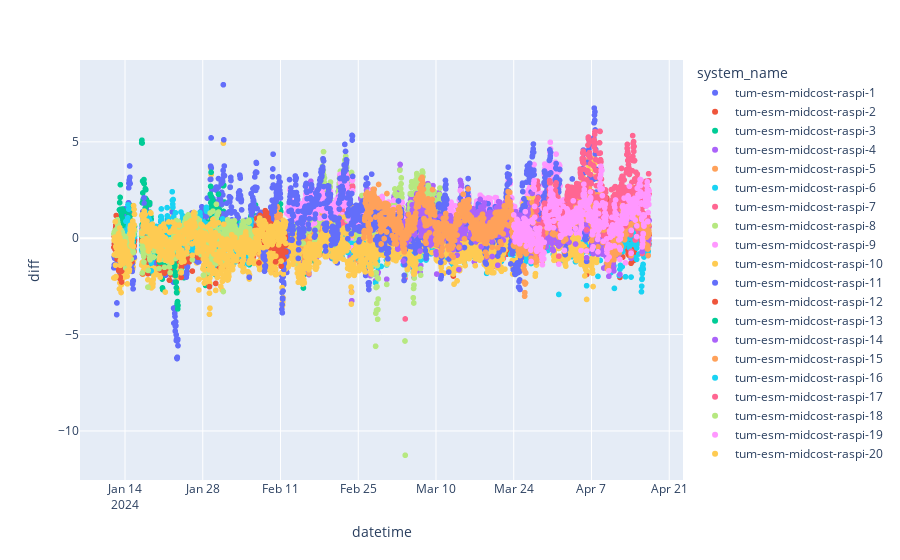
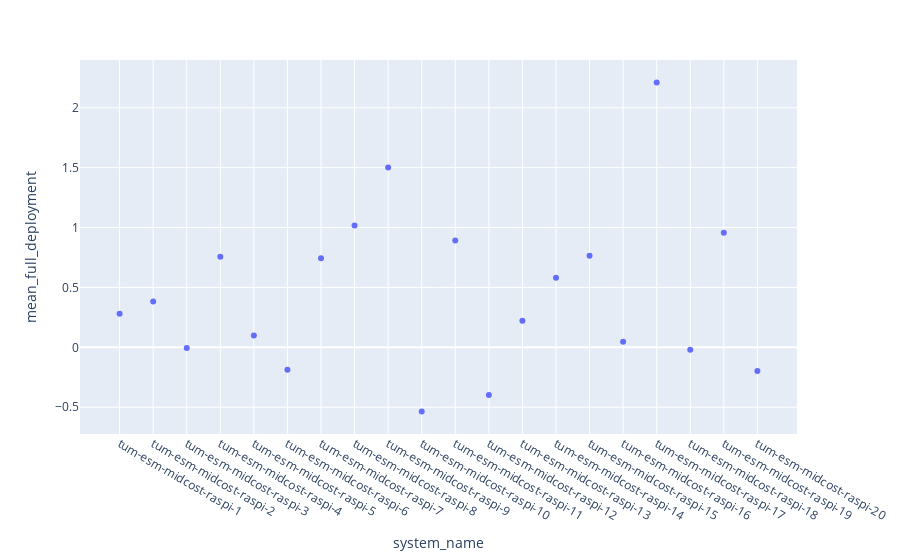
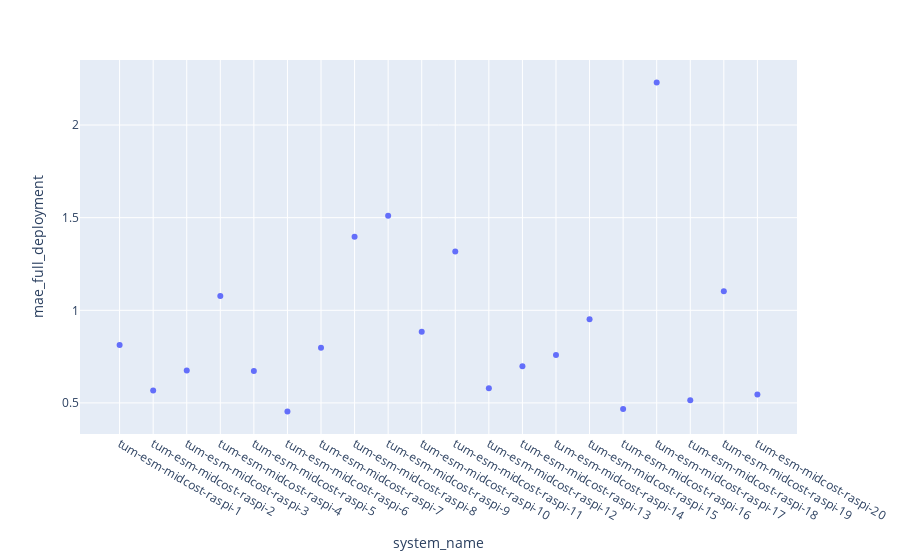
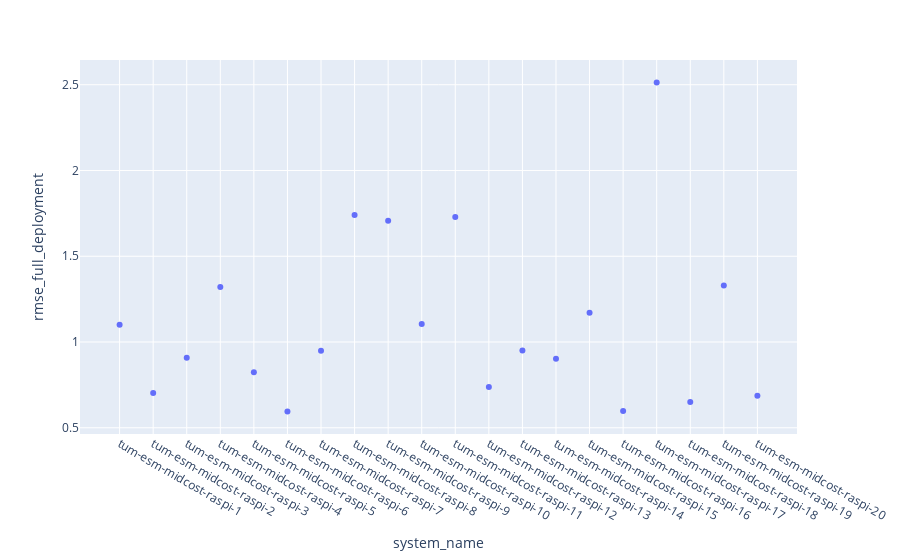

Here is the notebook cell these charts were saved with, in order:
### Code cell
fig = px.scatter(df, x="datetime", y="diff", color = "system_name")
fig.show()
fig = px.scatter(df_sbs, x="system_name", y="mean_full_deployment")
fig.show()
fig = px.scatter(df_sbs, x="system_name", y="mae_full_deployment")
fig.show()
fig = px.scatter(df_sbs, x="system_name", y="rmse_full_deployment")
fig.show()

### Figure 1 — Plotly figure (JSON) as saved in the notebook; plotly's stock layout.template omitted (floating-point values rounded to 4 significant figures; data arrays with more than 128 entries replaced by an {"elided": "..."} marker saying what was removed)
{"data": [{"hovertemplate": "system_name=tum-esm-midcost-raspi-1<br>datetime=%{x}<br>diff=%{y}<extra></extra>", "legendgroup": "tum-esm-midcost-raspi-1", "marker": {"color": "#636efa", "symbol": "circle"}, "mode": "markers", "name": "tum-esm-midcost-raspi-1", "showlegend": true, "type": "scattergl", "x": {"elided": "479 str values"}, "xaxis": "x", "y": {"elided": "479 float values"}, "yaxis": "y"}, {"hovertemplate": "system_name=tum-esm-midcost-raspi-2<br>datetime=%{x}<br>diff=%{y}<extra></extra>", "legendgroup": "tum-esm-midcost-raspi-2", "marker": {"color": "#EF553B", "symbol": "circle"}, "mode": "markers", "name": "tum-esm-midcost-raspi-2", "showlegend": true, "type": "scattergl", "x": {"elided": "850 str values"}, "xaxis": "x", "y": {"elided": "850 float values"}, "yaxis": "y"}, {"hovertemplate": "system_name=tum-esm-midcost-raspi-3<br>datetime=%{x}<br>diff=%{y}<extra></extra>", "legendgroup": "tum-esm-midcost-raspi-3", "marker": {"color": "#00cc96", "symbol": "circle"}, "mode": "markers", "name": "tum-esm-midcost-raspi-3", "showlegend": true, "type": "scattergl", "x": {"elided": "855 str values"}, "xaxis": "x", "y": {"elided": "855 float values"}, "yaxis": "y"}, {"hovertemplate": "system_name=tum-esm-midcost-raspi-4<br>datetime=%{x}<br>diff=%{y}<extra></extra>", "legendgroup": "tum-esm-midcost-raspi-4", "marker": {"color": "#ab63fa", "symbol": "circle"}, "mode": "markers", "name": "tum-esm-midcost-raspi-4", "showlegend": true, "type": "scattergl", "x": {"elided": "841 str values"}, "xaxis": "x", "y": {"elided": "841 float values"}, "yaxis": "y"}, {"hovertemplate": "system_name=tum-esm-midcost-raspi-5<br>datetime=%{x}<br>diff=%{y}<extra></extra>", "legendgroup": "tum-esm-midcost-raspi-5", "marker": {"color": "#FFA15A", "symbol": "circle"}, "mode": "markers", "name": "tum-esm-midcost-raspi-5", "showlegend": true, "type": "scattergl", "x": {"elided": "455 str values"}, "xaxis": "x", "y": {"elided": "455 float values"}, "yaxis": "y"}, {"hovertemplate": "system_name=tum-esm-midcost-raspi-6<br>datetime=%{x}<br>diff=%{y}<extra></extra>", "legendgroup": "tum-esm-midcost-raspi-6", "marker": {"color": "#19d3f3", "symbol": "circle"}, "mode": "markers", "name": "tum-esm-midcost-raspi-6", "showlegend": true, "type": "scattergl", "x": {"elided": "1378 str values"}, "xaxis": "x", "y": {"elided": "1378 float values"}, "yaxis": "y"}, {"hovertemplate": "system_name=tum-esm-midcost-raspi-7<br>datetime=%{x}<br>diff=%{y}<extra></extra>", "legendgroup": "tum-esm-midcost-raspi-7", "marker": {"color": "#FF6692", "symbol": "circle"}, "mode": "markers", "name": "tum-esm-midcost-raspi-7", "showlegend": true, "type": "scattergl", "x": {"elided": "1354 str values"}, "xaxis": "x", "y": {"elided": "1354 float values"}, "yaxis": "y"}, {"hovertemplate": "system_name=tum-esm-midcost-raspi-8<br>datetime=%{x}<br>diff=%{y}<extra></extra>", "legendgroup": "tum-esm-midcost-raspi-8", "marker": {"color": "#B6E880", "symbol": "circle"}, "mode": "markers", "name": "tum-esm-midcost-raspi-8", "showlegend": true, "type": "scattergl", "x": {"elided": "671 str values"}, "xaxis": "x", "y": {"elided": "671 float values"}, "yaxis": "y"}, {"hovertemplate": "system_name=tum-esm-midcost-raspi-9<br>datetime=%{x}<br>diff=%{y}<extra></extra>", "legendgroup": "tum-esm-midcost-raspi-9", "marker": {"color": "#FF97FF", "symbol": "circle"}, "mode": "markers", "name": "tum-esm-midcost-raspi-9", "showlegend": true, "type": "scattergl", "x": {"elided": "1113 str values"}, "xaxis": "x", "y": {"elided": "1113 float values"}, "yaxis": "y"}, {"hovertemplate": "system_name=tum-esm-midcost-raspi-10<br>datetime=%{x}<br>diff=%{y}<extra></extra>", "legendgroup": "tum-esm-midcost-raspi-10", "marker": {"color": "#FECB52", "symbol": "circle"}, "mode": "markers", "name": "tum-esm-midcost-raspi-10", "showlegend": true, "type": "scattergl", "x": {"elided": "2018 str values"}, "xaxis": "x", "y": {"elided": "2018 float values"}, "yaxis": "y"}, {"hovertemplate": "system_name=tum-esm-midcost-raspi-11<br>datetime=%{x}<br>diff=%{y}<extra></extra>", "legendgroup": "tum-esm-midcost-raspi-11", "marker": {"color": "#636efa", "symbol": "circle"}, "mode": "markers", "name": "tum-esm-midcost-raspi-11", "showlegend": true, "type": "scattergl", "x": {"elided": "2042 str values"}, "xaxis": "x", "y": {"elided": "2042 float values"}, "yaxis": "y"}, {"hovertemplate": "system_name=tum-esm-midcost-raspi-12<br>datetime=%{x}<br>diff=%{y}<extra></extra>", "legendgroup": "tum-esm-midcost-raspi-12", "marker": {"color": "#EF553B", "symbol": "circle"}, "mode": "markers", "name": "tum-esm-midcost-raspi-12", "showlegend": true, "type": "scattergl", "x": {"elided": "712 str values"}, "xaxis": "x", "y": {"elided": "712 float values"}, "yaxis": "y"}, {"hovertemplate": "system_name=tum-esm-midcost-raspi-13<br>datetime=%{x}<br>diff=%{y}<extra></extra>", "legendgroup": "tum-esm-midcost-raspi-13", "marker": {"color": "#00cc96", "symbol": "circle"}, "mode": "markers", "name": "tum-esm-midcost-raspi-13", "showlegend": true, "type": "scattergl", "x": {"elided": "389 str values"}, "xaxis": "x", "y": {"elided": "389 float values"}, "yaxis": "y"}, {"hovertemplate": "system_name=tum-esm-midcost-raspi-14<br>datetime=%{x}<br>diff=%{y}<extra></extra>", "legendgroup": "tum-esm-midcost-raspi-14", "marker": {"color": "#ab63fa", "symbol": "circle"}, "mode": "markers", "name": "tum-esm-midcost-raspi-14", "showlegend": true, "type": "scattergl", "x": {"elided": "1090 str values"}, "xaxis": "x", "y": {"elided": "1090 float values"}, "yaxis": "y"}, {"hovertemplate": "system_name=tum-esm-midcost-raspi-15<br>datetime=%{x}<br>diff=%{y}<extra></extra>", "legendgroup": "tum-esm-midcost-raspi-15", "marker": {"color": "#FFA15A", "symbol": "circle"}, "mode": "markers", "name": "tum-esm-midcost-raspi-15", "showlegend": true, "type": "scattergl", "x": {"elided": "1234 str values"}, "xaxis": "x", "y": {"elided": "1234 float values"}, "yaxis": "y"}, {"hovertemplate": "system_name=tum-esm-midcost-raspi-16<br>datetime=%{x}<br>diff=%{y}<extra></extra>", "legendgroup": "tum-esm-midcost-raspi-16", "marker": {"color": "#19d3f3", "symbol": "circle"}, "mode": "markers", "name": "tum-esm-midcost-raspi-16", "showlegend": true, "type": "scattergl", "x": {"elided": "558 str values"}, "xaxis": "x", "y": {"elided": "558 float values"}, "yaxis": "y"}, {"hovertemplate": "system_name=tum-esm-midcost-raspi-17<br>datetime=%{x}<br>diff=%{y}<extra></extra>", "legendgroup": "tum-esm-midcost-raspi-17", "marker": {"color": "#FF6692", "symbol": "circle"}, "mode": "markers", "name": "tum-esm-midcost-raspi-17", "showlegend": true, "type": "scattergl", "x": {"elided": "490 str values"}, "xaxis": "x", "y": {"elided": "490 float values"}, "yaxis": "y"}, {"hovertemplate": "system_name=tum-esm-midcost-raspi-18<br>datetime=%{x}<br>diff=%{y}<extra></extra>", "legendgroup": "tum-esm-midcost-raspi-18", "marker": {"color": "#B6E880", "symbol": "circle"}, "mode": "markers", "name": "tum-esm-midcost-raspi-18", "showlegend": true, "type": "scattergl", "x": {"elided": "568 str values"}, "xaxis": "x", "y": {"elided": "568 float values"}, "yaxis": "y"}, {"hovertemplate": "system_name=tum-esm-midcost-raspi-19<br>datetime=%{x}<br>diff=%{y}<extra></extra>", "legendgroup": "tum-esm-midcost-raspi-19", "marker": {"color": "#FF97FF", "symbol": "circle"}, "mode": "markers", "name": "tum-esm-midcost-raspi-19", "showlegend": true, "type": "scattergl", "x": {"elided": "586 str values"}, "xaxis": "x", "y": {"elided": "586 float values"}, "yaxis": "y"}, {"hovertemplate": "system_name=tum-esm-midcost-raspi-20<br>datetime=%{x}<br>diff=%{y}<extra></extra>", "legendgroup": "tum-esm-midcost-raspi-20", "marker": {"color": "#FECB52", "symbol": "circle"}, "mode": "markers", "name": "tum-esm-midcost-raspi-20", "showlegend": true, "type": "scattergl", "x": {"elided": "712 str values"}, "xaxis": "x", "y": {"elided": "712 float values"}, "yaxis": "y"}], "layout": {"legend": {"title": {"text": "system_name"}, "tracegroupgap": 0}, "margin": {"t": 60}, "xaxis": {"anchor": "y", "domain": [0, 1], "title": {"text": "datetime"}}, "yaxis": {"anchor": "x", "domain": [0, 1], "title": {"text": "diff"}}}}

### Figure 2 — Plotly figure (JSON) as saved in the notebook; plotly's stock layout.template omitted (floating-point values rounded to 4 significant figures)
{"data": [{"hovertemplate": "system_name=%{x}<br>mean_full_deployment=%{y}<extra></extra>", "legendgroup": "", "marker": {"color": "#636efa", "symbol": "circle"}, "mode": "markers", "name": "", "orientation": "v", "showlegend": false, "type": "scatter", "x": ["tum-esm-midcost-raspi-1", "tum-esm-midcost-raspi-2", "tum-esm-midcost-raspi-3", "tum-esm-midcost-raspi-4", "tum-esm-midcost-raspi-5", "tum-esm-midcost-raspi-6", "tum-esm-midcost-raspi-7", "tum-esm-midcost-raspi-8", "tum-esm-midcost-raspi-9", "tum-esm-midcost-raspi-10", "tum-esm-midcost-raspi-11", "tum-esm-midcost-raspi-12", "tum-esm-midcost-raspi-13", "tum-esm-midcost-raspi-14", "tum-esm-midcost-raspi-15", "tum-esm-midcost-raspi-16", "tum-esm-midcost-raspi-17", "tum-esm-midcost-raspi-18", "tum-esm-midcost-raspi-19", "tum-esm-midcost-raspi-20"], "xaxis": "x", "y": [0.2808, 0.3826, -0.005875, 0.7569, 0.09768, -0.1875, 0.7429, 1.016, 1.502, -0.5363, 0.8906, -0.398, 0.2218, 0.5805, 0.7646, 0.04697, 2.211, -0.02025, 0.9561, -0.1987], "yaxis": "y"}], "layout": {"legend": {"tracegroupgap": 0}, "margin": {"t": 60}, "xaxis": {"anchor": "y", "domain": [0, 1], "title": {"text": "system_name"}}, "yaxis": {"anchor": "x", "domain": [0, 1], "title": {"text": "mean_full_deployment"}}}}

### Figure 3 — Plotly figure (JSON) as saved in the notebook; plotly's stock layout.template omitted (floating-point values rounded to 4 significant figures)
{"data": [{"hovertemplate": "system_name=%{x}<br>mae_full_deployment=%{y}<extra></extra>", "legendgroup": "", "marker": {"color": "#636efa", "symbol": "circle"}, "mode": "markers", "name": "", "orientation": "v", "showlegend": false, "type": "scatter", "x": ["tum-esm-midcost-raspi-1", "tum-esm-midcost-raspi-2", "tum-esm-midcost-raspi-3", "tum-esm-midcost-raspi-4", "tum-esm-midcost-raspi-5", "tum-esm-midcost-raspi-6", "tum-esm-midcost-raspi-7", "tum-esm-midcost-raspi-8", "tum-esm-midcost-raspi-9", "tum-esm-midcost-raspi-10", "tum-esm-midcost-raspi-11", "tum-esm-midcost-raspi-12", "tum-esm-midcost-raspi-13", "tum-esm-midcost-raspi-14", "tum-esm-midcost-raspi-15", "tum-esm-midcost-raspi-16", "tum-esm-midcost-raspi-17", "tum-esm-midcost-raspi-18", "tum-esm-midcost-raspi-19", "tum-esm-midcost-raspi-20"], "xaxis": "x", "y": [0.8133, 0.5675, 0.6754, 1.077, 0.6728, 0.4534, 0.7984, 1.397, 1.51, 0.8837, 1.318, 0.5791, 0.6977, 0.7588, 0.9518, 0.467, 2.23, 0.5149, 1.103, 0.5454], "yaxis": "y"}], "layout": {"legend": {"tracegroupgap": 0}, "margin": {"t": 60}, "xaxis": {"anchor": "y", "domain": [0, 1], "title": {"text": "system_name"}}, "yaxis": {"anchor": "x", "domain": [0, 1], "title": {"text": "mae_full_deployment"}}}}

### Figure 4 — Plotly figure (JSON) as saved in the notebook; plotly's stock layout.template omitted (floating-point values rounded to 4 significant figures)
{"data": [{"hovertemplate": "system_name=%{x}<br>rmse_full_deployment=%{y}<extra></extra>", "legendgroup": "", "marker": {"color": "#636efa", "symbol": "circle"}, "mode": "markers", "name": "", "orientation": "v", "showlegend": false, "type": "scatter", "x": ["tum-esm-midcost-raspi-1", "tum-esm-midcost-raspi-2", "tum-esm-midcost-raspi-3", "tum-esm-midcost-raspi-4", "tum-esm-midcost-raspi-5", "tum-esm-midcost-raspi-6", "tum-esm-midcost-raspi-7", "tum-esm-midcost-raspi-8", "tum-esm-midcost-raspi-9", "tum-esm-midcost-raspi-10", "tum-esm-midcost-raspi-11", "tum-esm-midcost-raspi-12", "tum-esm-midcost-raspi-13", "tum-esm-midcost-raspi-14", "tum-esm-midcost-raspi-15", "tum-esm-midcost-raspi-16", "tum-esm-midcost-raspi-17", "tum-esm-midcost-raspi-18", "tum-esm-midcost-raspi-19", "tum-esm-midcost-raspi-20"], "xaxis": "x", "y": [1.1, 0.7022, 0.9079, 1.32, 0.8242, 0.5945, 0.9494, 1.74, 1.707, 1.105, 1.729, 0.7381, 0.9501, 0.9025, 1.17, 0.5972, 2.513, 0.6497, 1.33, 0.6869], "yaxis": "y"}], "layout": {"legend": {"tracegroupgap": 0}, "margin": {"t": 60}, "xaxis": {"anchor": "y", "domain": [0, 1], "title": {"text": "system_name"}}, "yaxis": {"anchor": "x", "domain": [0, 1], "title": {"text": "rmse_full_deployment"}}}}
